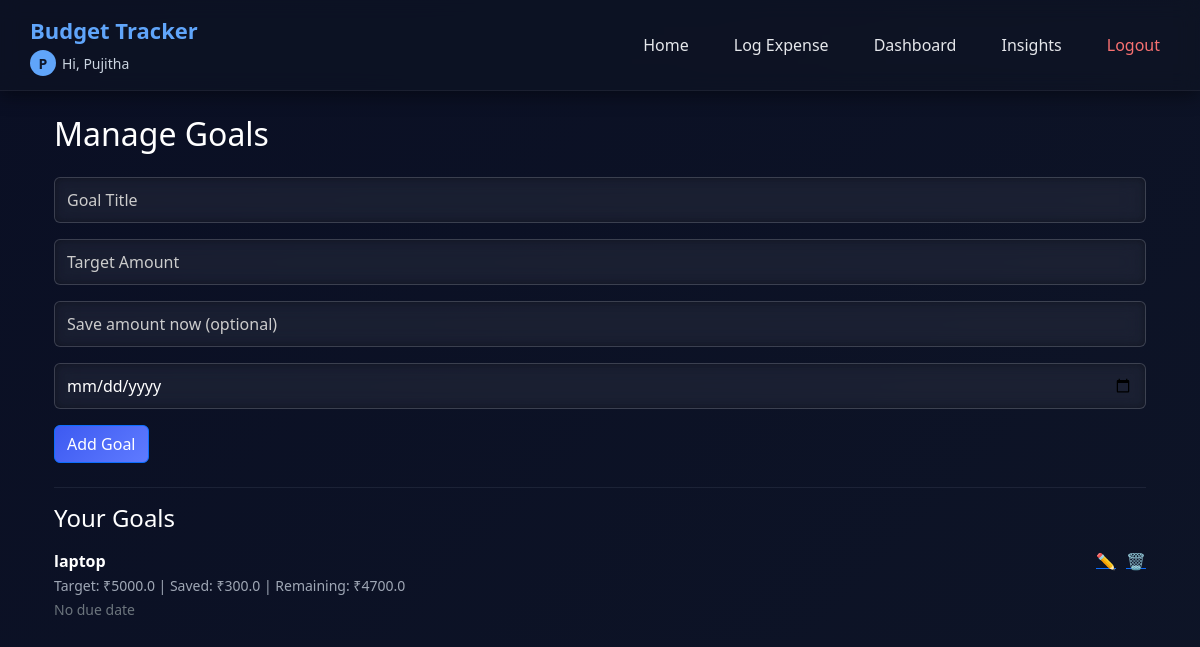
The app's page /goals (signed in) with its own data.
### tables this page shows
CREATE TABLE goals (
        id INTEGER PRIMARY KEY AUTOINCREMENT,
        user_id INTEGER,
        title TEXT NOT NULL,
        target_amount REAL NOT NULL,
        saved_amount REAL DEFAULT 0,
        due_date TEXT,
        created_at TEXT DEFAULT (datetime('now')),
        FOREIGN KEY(user_id) REFERENCES users(id)
    );

### app.py (the view, shortened to what this page needs)
@app.route("/goals", methods=["GET","POST"])
def goals_page():
    if "user_id" not in session:
        return redirect("/login")
    user_id = session["user_id"]; conn = get_db(); cursor = conn.cursor()
    delete_id = request.args.get("delete")
    if delete_id:
        cursor.execute("DELETE FROM goals WHERE id=? AND user_id=?", (delete_id, user_id))
        conn.commit()
        flash("Goal deleted and saved amount refunded to available balance.", "success")
        return redirect("/home2")
    edit_id = request.args.get("edit")
    if edit_id:
        cursor.execute("SELECT * FROM goals WHERE id=? AND user_id=?", (edit_id, user_id))
        edit_goal = cursor.fetchone()
        return render_template("goals.html", goals=[edit_goal], edit_goal=edit_goal)
    cursor.execute("SELECT * FROM goals WHERE user_id=?", (user_id,))
    goals = cursor.fetchall()
    return render_template("goals.html", goals=goals, edit_goal=None)

### database.py (called while the page is built)
def get_db():
    conn = sqlite3.connect(DB_NAME, check_same_thread=False)
    conn.row_factory = sqlite3.Row
    return conn

### templates/goals.html (shortened to what this page needs)
{% extends "base.html" %}
{% block content %}
<div class="container mt-4">
    {% if not edit_goal %}
        <h2 class="text-white mb-4">Manage Goals</h2>
    {% endif %}
    <form method="POST" class="mb-4">
        <input type="text" name="title"
               value="{{ edit_goal.title if edit_goal else '' }}"
               placeholder="Goal Title"
               required class="form-control mb-3">
        <input type="number" name="target_amount"
               value="{{ edit_goal.target_amount if edit_goal else '' }}"
               placeholder="Target Amount"
               required class="form-control mb-3">
        {% if not edit_goal %}
            <input type="number" name="initial_save"
                   placeholder="Save amount now (optional)"
                   class="form-control mb-3">
        {% endif %}
        <input type="date" name="due_date"
               value="{{ edit_goal.due_date if edit_goal else '' }}"
               class="form-control mb-3">
        <button class="btn btn-primary">
            {% if edit_goal %} Update Goal {% else %} Add Goal {% endif %}
        </button>
    </form>
    <hr style="border-color:#4b5668;">
    <h4 class="text-white mb-3">Your Goals</h4>
    {% for g in goals %}
        <div class="rec-box" style="display:flex; justify-content:space-between;">
            <div>
                <strong class="text-white">{{ g.title }}</strong><br>
                <small style="color:#9fa7b5;">
                    Target: ₹{{ g.target_amount }} |
                    Saved: ₹{{ g.saved_amount }} |
                    Remaining: ₹{{ g.target_amount - g.saved_amount }}
                </small><br>
                {% if g.due_date %}
                    <small style="color:#85adf4;">Due: {{ g.due_date }}</small>
                {% else %}
                    <small style="color:#6c757d;">No due date</small>
                {% endif %}
            </div>
            {% if not edit_goal %}
                <div style="display:flex; gap:10px;">
                    <a href="/goals?edit={{ g.id }}" class="edit-btn">✏️</a>
                    <a href="/goals?delete={{ g.id }}" class="delete-btn">🗑</a>
                </div>
            {% endif %}
        </div>
    {% endfor %}
</div>
{% endblock %}

### static/css/style.css (style rules this page uses)
body { background: linear-gradient(135deg, #0a0f24, #111929, #0a0e1c); background-size: 400% 400%; animation: bgAnimate 12s ease infinite; font-family: 'Inter', sans-serif; color: #fff; }
h2, h3, h4 { font-weight: 700; color: #ffffff; }
.btn-primary { background: linear-gradient(135deg, #3d5af1, #5f7bff); border: none; padding: 10px 18px; border-radius: 10px; font-weight: 600; transition: 0.3s; }
input, select { background: rgba(255,255,255,0.08); border: 1px solid rgba(255,255,255,0.18); color: #fff; height: 45px; border-radius: 10px; }
input, select, textarea { background: rgba(255, 255, 255, 0.06) !important; border: 1px solid rgba(255, 255, 255, 0.15) !important; backdrop-filter: blur(10px); box-shadow: inset 0 0 8px rgba(0,0,0,0.35); color: #fff !important; height: 46px; padding-left: 12px; border-radius: 12px; transition: 0.25s ease-in-out; font-size: 15px; }
input::placeholder, textarea::placeholder { color: #cccccc !important; }

### records on screen
goals: title "laptop", target_amount "5000.0", saved_amount "300.0", g.target_amount-g.saved_amount "4700.0"

### other values on screen
{{ session['username'][0].upper() }} "P"
{{ session['username'] }} "Pujitha"
